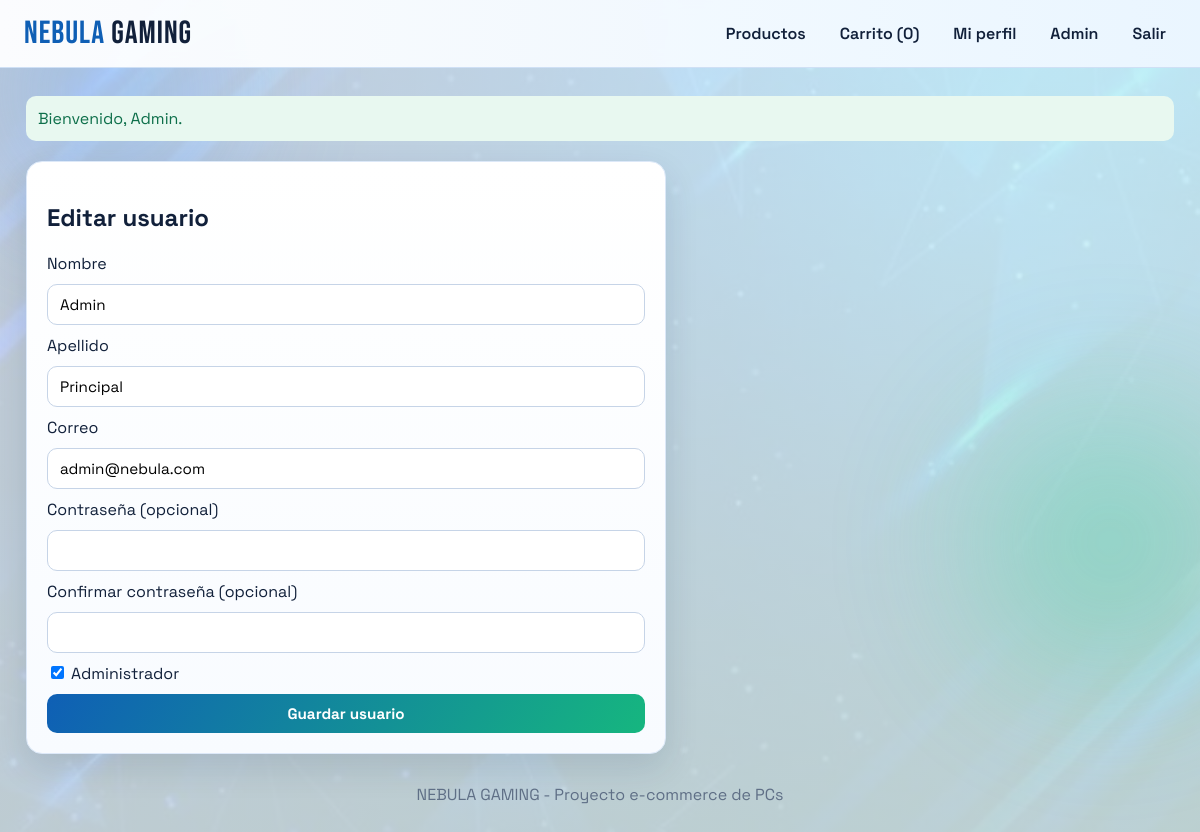
Screenshot of /admin/user_form.php?id=1 (signed in) with the database file from the repository.
### tables this page shows
CREATE TABLE IF NOT EXISTS usuarios (
    id INT AUTO_INCREMENT PRIMARY KEY,
    nombre VARCHAR(100) NOT NULL,
    apellido VARCHAR(100) NOT NULL,
    correo VARCHAR(150) NOT NULL UNIQUE,
    contrasena VARCHAR(255) NOT NULL,
    es_admin TINYINT(1) NOT NULL DEFAULT 0,
    created_at TIMESTAMP DEFAULT CURRENT_TIMESTAMP
);

### includes/auth.php (called while the page is built, shortened)
<?php
function db(): PDO
{
    static $pdo = null;
    if ($pdo === null) {
        $database = new Database();
        $pdo = $database->connect();
    }
    return $pdo;
}
function e(string $value): string
{
    return htmlspecialchars($value, ENT_QUOTES, 'UTF-8');
}

### admin/user_form.php (the view, shortened to what this page needs)
<?php
require_once __DIR__ . '/../includes/layout.php';
$id = (int)($_GET['id'] ?? 0);
$userData = [
    'nombre' => '',
    'apellido' => '',
    'correo' => '',
    'es_admin' => 0,
];
if ($id > 0) {
    $stmt = db()->prepare('SELECT id, nombre, apellido, correo, es_admin FROM usuarios WHERE id = :id LIMIT 1');
    $stmt->execute(['id' => $id]);
    $found = $stmt->fetch();
    if ($found) {
        $userData = $found;
    }
}
?>
<section class="panel narrow">
    <h2><?= $id > 0 ? 'Editar usuario' : 'Agregar usuario' ?></h2>
    <form method="post" class="form-grid">
        <label>Nombre</label>
        <input type="text" name="nombre" value="<?= e($userData['nombre']) ?>" required>
        <label>Apellido</label>
        <input type="text" name="apellido" value="<?= e($userData['apellido']) ?>" required>
        <label>Correo</label>
        <input type="email" name="correo" value="<?= e($userData['correo']) ?>" required>
        <label>Contraseña <?= $id > 0 ? '(opcional)' : '' ?></label>
        <input type="password" name="contrasena" <?= $id > 0 ? '' : 'required' ?>>
        <label>Confirmar contraseña <?= $id > 0 ? '(opcional)' : '' ?></label>
        <input type="password" name="confirmar_contrasena" <?= $id > 0 ? '' : 'required' ?>>
        <label><input type="checkbox" name="es_admin" <?= (int)$userData['es_admin'] === 1 ? 'checked' : '' ?>> Administrador</label>
        <button type="submit">Guardar usuario</button>
    </form>
</section>

### styles.css (style rules this page uses)
:root { --bg: #eef3f9; --surface: #ffffff; --primary: #0f5fb5; --primary-dark: #0b3e76; --accent: #16b67f; --text: #11203a; --muted: #5f6f86; --success: #1f9d6b; --danger: #b73239; --radius: 16px; --shadow: 0 14px 34px rgba(13, 42, 78, 0.12); }
* { box-sizing: border-box; }
body { margin: 0; font-family: 'Space Grotesk', sans-serif; color: var(--text); background: linear-gradient(145deg, rgba(233, 244, 255, 0.82), rgba(223, 244, 237, 0.84)), url('assets/fondo.jpg') center top / cover fixed no-repeat, radial-gradient(circle at 10% 10%, rgba(14, 77, 146, 0.24), transparent 40%), radial-gradient(circle at 85% 0%, rgba(31, 157, 107, 0.24), transparent 36%), var(--bg); min-height: 100vh; position: relative; overflow-x: hidden; }
body::before, body::after { content: ''; position: fixed; z-index: -1; border-radius: 50%; filter: blur(60px); opacity: 0.42; pointer-events: none; }
body::before { width: 360px; height: 360px; top: -90px; left: -70px; background: radial-gradient(circle, #60a5fa 0%, transparent 70%); animation: blobMoveOne 10s ease-in-out infinite alternate; }
body::after { width: 420px; height: 420px; right: -120px; bottom: 10%; background: radial-gradient(circle, #34d399 0%, transparent 70%); animation: blobMoveTwo 12s ease-in-out infinite alternate; }
.panel { margin-top: 20px; background: linear-gradient(180deg, #ffffff, #f8fbff); border-radius: var(--radius); padding: 20px; box-shadow: var(--shadow); border: 1px solid #dce8f8; }
.narrow { max-width: 640px; }
.search-form, .inline-form, .form-grid { display: grid; gap: 10px; }
input, select, textarea, button { font-family: inherit; font-size: 0.95rem; border-radius: 10px; border: 1px solid #c6d4e7; padding: 10px 12px; }
button { background: linear-gradient(120deg, var(--primary), var(--accent)); color: white; border: none; cursor: pointer; font-weight: 700; }

### rows the page displays
usuarios: nombre "Admin", apellido "Principal", correo "admin@nebula.com", es_admin "☑"

### other values shown
$cartCount "0"
$success "Bienvenido, Admin."
